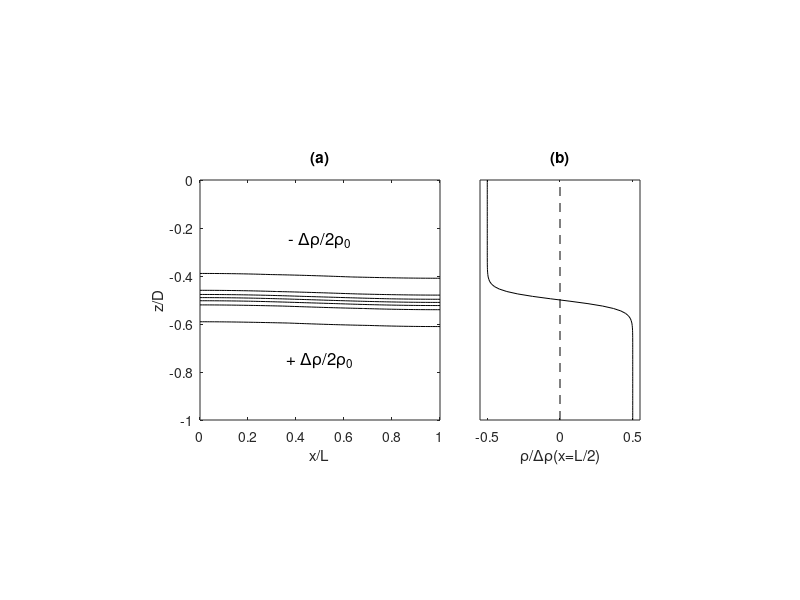

Here is the MATLAB script that generated this plot:
fontsize = 12;

L = 100;
k = pi/L;
D = 100;
delta = 20;
alpha = 0.99;
a = 1;
alpha0 = alpha;

deltarho = 1;
Nx = 100;
Nz = 100;
[x,z]=meshgrid(linspace(0,L,Nx),linspace(-D,0,Nz));

rho = -1/2*tanh(2*atanh(alpha)/delta*(z+D/2-a*cos(k*x)));

figure(1);
clf;

ax1 = axes('position',[.2 .3 .4 .4],'fontsize',fontsize);
contour(x/L,z/D,rho,linspace(-alpha*deltarho/2,alpha*deltarho/2,7),'k-');
text(.5,-.75,'+ \Delta\rho/2\rho_0','fontsize',fontsize,'horizontalalignment','center');
text(.5,-.25,'- \Delta\rho/2\rho_0','fontsize',fontsize,'horizontalalignment','center');
colormap gray;
shading interp;
axis image;
axis([0 1 -1 0]);
xlabel('x/L');
ylabel('z/D');
title('(a)');

ax2 = axes('position',[.6 .3 .2 .4],'fontsize',fontsize);
plot(rho(:,Nx/2),z(:,1)/D,'k-',[0 0],[-1 0],'k--');
set(gca,'xtick',[-.5 0 .5]);
set(gca,'ytick',[]);
axis([-.55 .55 -1 0]);
xlabel('\rho/\Delta\rho(x=L/2)');
title('(b)');
